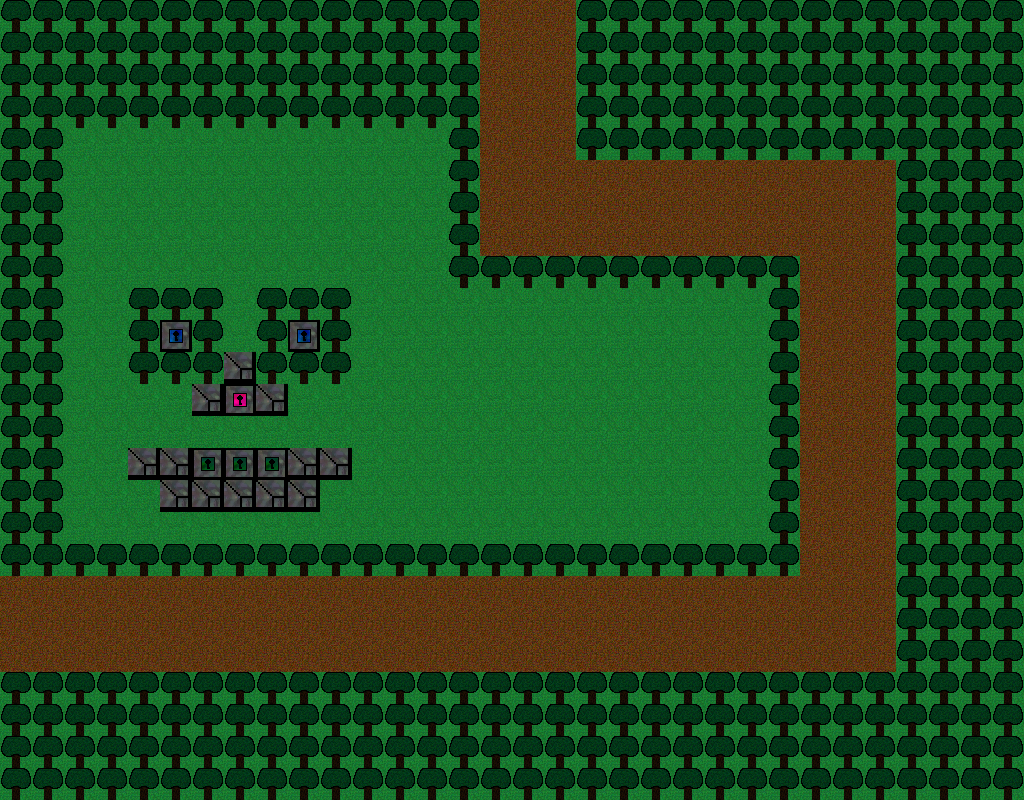

Tiled map render using the project's own tile images. Description and the map definition, with tile-layer contents summarised, below:
An orthogonal 32x25 tile map with 32x32 px tiles, 1 tile layer (Tile Layer 1).

<map version="1.0" orientation="orthogonal" renderorder="right-down" width="32" height="25" tilewidth="32" tileheight="32" nextobjectid="1">
 <tileset firstgid="1" name="Tileset" tilewidth="32" tileheight="32" tilecount="100" columns="10">
  <image source="tileSet32.png" width="320" height="320" />
 </tileset>
 <layer name="Tile Layer 1" width="32" height="25">
  <data>[800 cells, 800 non-empty, 7 distinct tile ids]</data>
 </layer>
</map>
